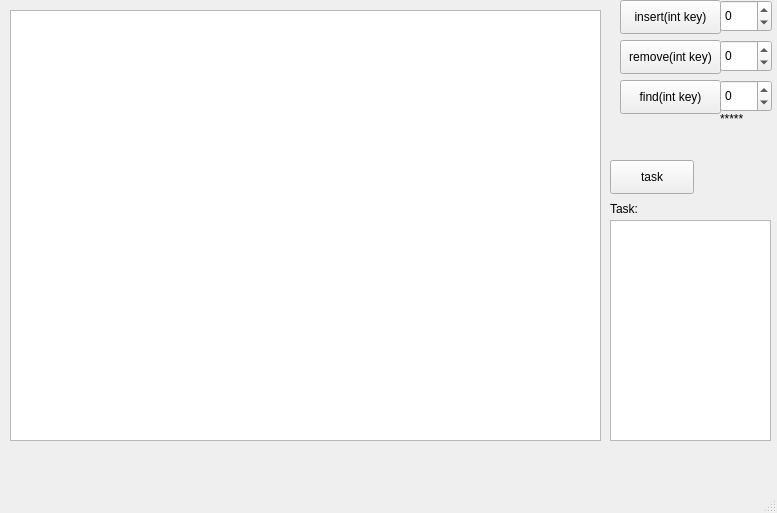
<?xml version="1.0" encoding="UTF-8"?>
<ui version="4.0">
 <class>MainWindow</class>
 <widget class="QMainWindow" name="MainWindow">
  <property name="geometry">
   <rect>
    <x>0</x>
    <y>0</y>
    <width>777</width>
    <height>513</height>
   </rect>
  </property>
  <property name="minimumSize">
   <size>
    <width>325</width>
    <height>200</height>
   </size>
  </property>
  <property name="windowTitle">
   <string>MainWindow</string>
  </property>
  <widget class="QWidget" name="centralwidget">
   <widget class="QPushButton" name="insert">
    <property name="geometry">
     <rect>
      <x>620</x>
      <y>0</y>
      <width>101</width>
      <height>34</height>
     </rect>
    </property>
    <property name="text">
     <string>insert(int key)</string>
    </property>
   </widget>
   <widget class="QTextEdit" name="textEdit">
    <property name="geometry">
     <rect>
      <x>10</x>
      <y>10</y>
      <width>591</width>
      <height>431</height>
     </rect>
    </property>
   </widget>
   <widget class="QPushButton" name="task">
    <property name="geometry">
     <rect>
      <x>610</x>
      <y>160</y>
      <width>84</width>
      <height>34</height>
     </rect>
    </property>
    <property name="text">
     <string>task</string>
    </property>
   </widget>
   <widget class="QSpinBox" name="spinBox">
    <property name="geometry">
     <rect>
      <x>720</x>
      <y>0</y>
      <width>52</width>
      <height>32</height>
     </rect>
    </property>
    <property name="minimum">
     <number>-99</number>
    </property>
   </widget>
   <widget class="QPushButton" name="remove">
    <property name="geometry">
     <rect>
      <x>620</x>
      <y>40</y>
      <width>101</width>
      <height>34</height>
     </rect>
    </property>
    <property name="text">
     <string>remove(int key)</string>
    </property>
   </widget>
   <widget class="QSpinBox" name="removeSpinBox">
    <property name="geometry">
     <rect>
      <x>720</x>
      <y>40</y>
      <width>52</width>
      <height>32</height>
     </rect>
    </property>
    <property name="minimum">
     <number>-99</number>
    </property>
   </widget>
   <widget class="QTextEdit" name="taskEdit">
    <property name="geometry">
     <rect>
      <x>610</x>
      <y>220</y>
      <width>161</width>
      <height>221</height>
     </rect>
    </property>
    <property name="readOnly">
     <bool>true</bool>
    </property>
   </widget>
   <widget class="QLabel" name="label">
    <property name="geometry">
     <rect>
      <x>610</x>
      <y>200</y>
      <width>58</width>
      <height>18</height>
     </rect>
    </property>
    <property name="text">
     <string>Task:</string>
    </property>
   </widget>
   <widget class="QPushButton" name="find">
    <property name="geometry">
     <rect>
      <x>620</x>
      <y>80</y>
      <width>101</width>
      <height>34</height>
     </rect>
    </property>
    <property name="text">
     <string>find(int key)</string>
    </property>
   </widget>
   <widget class="QSpinBox" name="findSpinBox">
    <property name="geometry">
     <rect>
      <x>720</x>
      <y>80</y>
      <width>52</width>
      <height>32</height>
     </rect>
    </property>
    <property name="minimum">
     <number>-99</number>
    </property>
   </widget>
   <widget class="QLabel" name="label_find">
    <property name="geometry">
     <rect>
      <x>720</x>
      <y>110</y>
      <width>51</width>
      <height>18</height>
     </rect>
    </property>
    <property name="text">
     <string>*****</string>
    </property>
   </widget>
  </widget>
  <widget class="QMenuBar" name="menubar">
   <property name="geometry">
    <rect>
     <x>0</x>
     <y>0</y>
     <width>777</width>
     <height>30</height>
    </rect>
   </property>
  </widget>
  <widget class="QStatusBar" name="statusbar"/>
 </widget>
 <resources/>
 <connections/>
</ui>
